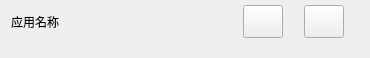
<?xml version="1.0" encoding="UTF-8"?>
<ui version="4.0">
 <class>IMTitleHeader</class>
 <widget class="QWidget" name="IMTitleHeader">
  <property name="geometry">
   <rect>
    <x>0</x>
    <y>0</y>
    <width>370</width>
    <height>58</height>
   </rect>
  </property>
  <property name="windowTitle">
   <string>Form</string>
  </property>
  <layout class="QVBoxLayout" name="verticalLayout_3">
   <property name="leftMargin">
    <number>11</number>
   </property>
   <property name="topMargin">
    <number>0</number>
   </property>
   <property name="bottomMargin">
    <number>15</number>
   </property>
   <item>
    <layout class="QVBoxLayout" name="verticalLayout_2">
     <property name="spacing">
      <number>0</number>
     </property>
     <item>
      <layout class="QHBoxLayout" name="horizontalLayout" stretch="3,38,1,0,1,0">
       <property name="spacing">
        <number>0</number>
       </property>
       <property name="topMargin">
        <number>5</number>
       </property>
       <property name="rightMargin">
        <number>5</number>
       </property>
       <property name="bottomMargin">
        <number>5</number>
       </property>
       <item>
        <widget class="QLabel" name="label_TitleName">
         <property name="text">
          <string>应用名称</string>
         </property>
         <property name="alignment">
          <set>Qt::AlignCenter</set>
         </property>
        </widget>
       </item>
       <item>
        <spacer name="horizontalSpacer">
         <property name="orientation">
          <enum>Qt::Horizontal</enum>
         </property>
         <property name="sizeHint" stdset="0">
          <size>
           <width>40</width>
           <height>20</height>
          </size>
         </property>
        </spacer>
       </item>
       <item>
        <widget class="QPushButton" name="pbt_min">
         <property name="sizePolicy">
          <sizepolicy hsizetype="Minimum" vsizetype="Minimum">
           <horstretch>0</horstretch>
           <verstretch>0</verstretch>
          </sizepolicy>
         </property>
         <property name="toolTip">
          <string>最小化</string>
         </property>
         <property name="text">
          <string/>
         </property>
        </widget>
       </item>
       <item>
        <spacer name="horizontalSpacer_2">
         <property name="orientation">
          <enum>Qt::Horizontal</enum>
         </property>
         <property name="sizeType">
          <enum>QSizePolicy::Fixed</enum>
         </property>
         <property name="sizeHint" stdset="0">
          <size>
           <width>21</width>
           <height>20</height>
          </size>
         </property>
        </spacer>
       </item>
       <item>
        <widget class="QPushButton" name="pbt_close">
         <property name="sizePolicy">
          <sizepolicy hsizetype="Minimum" vsizetype="Minimum">
           <horstretch>0</horstretch>
           <verstretch>0</verstretch>
          </sizepolicy>
         </property>
         <property name="toolTip">
          <string>关闭</string>
         </property>
         <property name="text">
          <string/>
         </property>
        </widget>
       </item>
       <item>
        <spacer name="horizontalSpacer_3">
         <property name="orientation">
          <enum>Qt::Horizontal</enum>
         </property>
         <property name="sizeHint" stdset="0">
          <size>
           <width>10</width>
           <height>20</height>
          </size>
         </property>
        </spacer>
       </item>
      </layout>
     </item>
    </layout>
   </item>
  </layout>
 </widget>
 <resources/>
 <connections/>
</ui>
